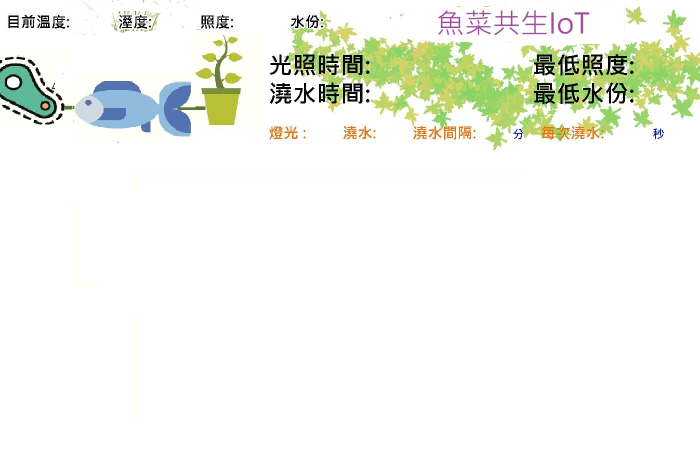
#> input picture bgplant.jpg, 1400 x 929 px (shown at 1/2 size)
$ python win1.py
#> lines starting #> are read from the running program, lines starting #| are printed output that depends on the picture; after the words box and inside, x2 and y2 are one past the last pixel; in counts of white or black regions, pixels touching at a corner belong together
#!/home/pi/envs/plants/bin/python
# -*- coding: utf-8 -*-

#import RPi.GPIO as GPIO
import sys, time, os
from datetime import datetime
import serial
import cv2
import imutils
import numpy as np
import matplotlib.pyplot as plot
import random


plotLength = 30
thLight = 950
thWater = 20
lightTime = (6,18)  #hour
waterTime = (5,18) # hour
waterInterval =  2 * 60 * 60 #seconds
wateringTimeLength = 15  #seconds

automatic = True

tList = []
hList = []
lList = []
wList = []
timeList_t = []
timeList_h = []
timeList_l = []
timeList_w = []

btnLight = 21
btnWater = 3
btnAuto = 4

powerT="OFF"
powerH="OFF"
powerL="OFF"
powerW="OFF"


cv2.namedWindow("Plant Image", cv2.WND_PROP_FULLSCREEN)        # Create a named window
cv2.setWindowProperty("Plant Image", cv2.WND_PROP_FULLSCREEN,cv2.WINDOW_FULLSCREEN)
figure = plot.figure(num=None, figsize=(18, 7), dpi=70, facecolor='w', edgecolor='k')

ax_t = figure.add_subplot(2,2,1)
ax_h = figure.add_subplot(2,2,2)
ax_l = figure.add_subplot(2,2,3)
ax_w = figure.add_subplot(2,2,4)

orgBG = cv2.imread("bgplant.jpg")
#> orgBG is the input picture: shape (929, 1400, 3); mean B, G, R 238.1, 245.3, 242.7
bg = orgBG.copy()
i = 0


def inputData(arrayName, data, length):
    if(len(arrayName)>length):
        arrayName.pop(0)
    arrayName.append(data)
    return arrayName


cv2.imshow("Plant Image", bg)
#cv2.waitKey(0)
app_start_time = time.time()

while True:
    now = datetime.now()
    dataTime = now.strftime("%H:%M:%S")
    hourNow = int(now.strftime("%H"))

    sValue = random.randint(20, 25)
    tList = inputData(tList, sValue, plotLength)
    timeList_t = inputData(timeList_t, dataTime, plotLength)

    sValue = random.randint(50,90)
    hList = inputData(hList, sValue, plotLength)
    timeList_h = inputData(timeList_h, dataTime, plotLength)

    sValue = random.randint(0, 1024)
    lList = inputData(lList, sValue, plotLength)
    timeList_l = inputData(timeList_l, dataTime, plotLength)

    sValue = random.randint(0, 1024)
    wList = inputData(wList, sValue, plotLength)
    timeList_w = inputData(timeList_w, dataTime, plotLength)


    # draw a cardinal sine plot

    x = np.array(timeList_t)
    y = np.array(tList)
    ax_t.cla()
    ax_t.set_ylim(0, 80)
    ax_t.set_title("Temperature (C)")
    ax_t.axes.get_xaxis().set_visible(False)
    ax_t.plot(x, y, 'ro-')

    x = np.array(timeList_h)
    y = np.array(hList)
    ax_h.cla()
    ax_h.set_title("Humandity (%)")
    ax_h.set_ylim(0, 100)
    ax_h.axes.get_xaxis().set_visible(False)
    ax_h.plot(x, y, 'co-')

    x = np.array(timeList_l)
    y = np.array(lList)
    ax_l.cla()
    ax_l.set_title("Lightness (degree)")
    ax_l.set_ylim(0, 1024)
    ax_l.axes.get_xaxis().set_visible(False)
    ax_l.plot(x, y, 'yo-')

    x = np.array(timeList_w)
    y = np.array(wList)
    ax_w.cla()
    ax_w.set_title("Water (degree)")
    ax_w.set_ylim(0, 1024)
    ax_w.axes.get_xaxis().set_visible(False)
    ax_w.plot(x, y, 'bo-')


    figure.canvas.draw()

    # convert canvas to image
    img = np.fromstring(figure.canvas.tostring_rgb(), dtype=np.uint8, sep='')
    img = img.reshape(figure.canvas.get_width_height()[::-1] + (3,))


    # img is rgb, convert to opencv's default bgr
    img = cv2.cvtColor(img, cv2.COLOR_RGB2BGR)
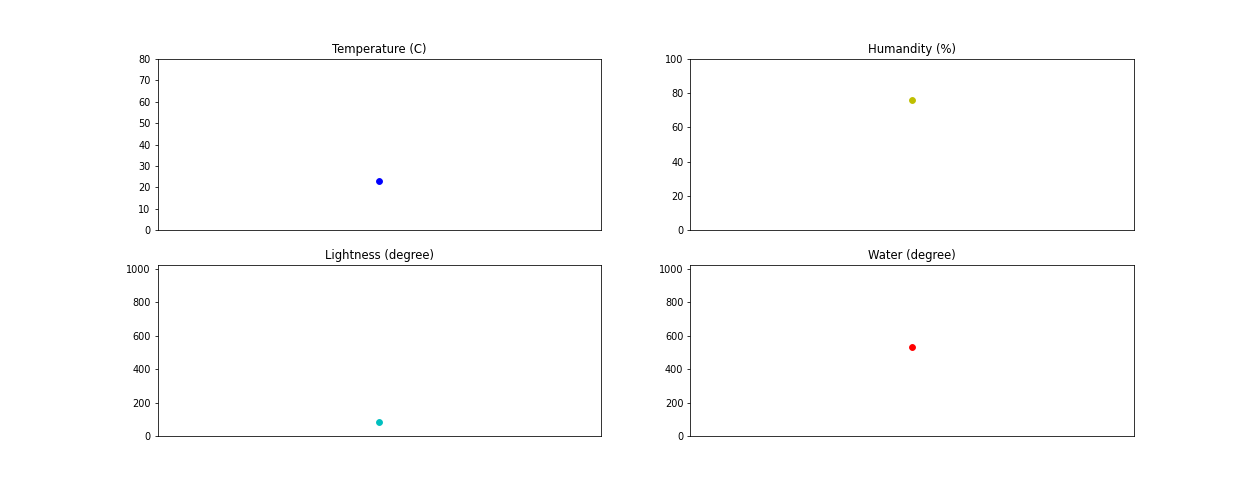
#> img: shape (490, 1260, 3); mean R, G, B 252.5, 252.5, 252.5


    bg = orgBG.copy()
    bg[290:290 + 490, 85:85 + 1260] = img
    cv2.putText(bg, str(lightTime[0]) + ":00~" + str(lightTime[1]) + ":00", (760, 140), cv2.FONT_HERSHEY_COMPLEX, 1.3,
                (255, 0, 0), 3)
    cv2.putText(bg, str(thLight), (1290, 140), cv2.FONT_HERSHEY_COMPLEX, 1.3, (0, 0, 255), 3)
    cv2.putText(bg, str(waterTime[0]) + ":00~" + str(waterTime[1]) + ":00", (760, 206), cv2.FONT_HERSHEY_COMPLEX, 1.3,
                (255, 0, 0), 3)
    cv2.putText(bg, str(thWater), (1290, 206), cv2.FONT_HERSHEY_COMPLEX, 1.3, (0, 0, 255), 3)

    if (len(tList) > 0):
        cv2.putText(bg, str(tList[len(tList) - 1]) + "C", (146, 50), cv2.FONT_HERSHEY_COMPLEX, 0.9, (0, 255, 0), 2)
#> bg: shape (929, 1400, 3); mean B, G, R 237.2, 242.6, 240.5
    if (len(hList) > 0):
        cv2.putText(bg, str(hList[len(hList) - 1]) + "%", (310, 50), cv2.FONT_HERSHEY_COMPLEX, 0.9, (0, 255, 0), 2)
    if (len(lList) > 0):
        cv2.putText(bg, str(lList[len(lList) - 1]), (476, 50), cv2.FONT_HERSHEY_COMPLEX, 0.9, (0, 255, 0), 2)
#> bg: shape (929, 1400, 3); mean B, G, R 237.1, 242.6, 240.3
    if (len(wList) > 0):
        cv2.putText(bg, str(wList[len(wList) - 1]), (656, 50), cv2.FONT_HERSHEY_COMPLEX, 0.9, (0, 255, 0), 2)

    #print("#2", "clickLight:", clickLight, "clickWater:", clickWater, "powerL:", powerL, "powerW:", powerW)
    color = (powerL == "ON") and (0, 0, 255) or (255, 0, 0)
    cv2.putText(bg, powerL, (620, 277), cv2.FONT_HERSHEY_COMPLEX, 0.8, color, 2)
#> bg: shape (929, 1400, 3); mean B, G, R 237, 242.5, 240.1
    # color=(0,0,0) if powerW=="ON" else (0,0,255)
    color = (powerW == "ON") and (0, 0, 255) or (255, 0, 0)
    cv2.putText(bg, powerW, (760, 277), cv2.FONT_HERSHEY_COMPLEX, 0.8, color, 2)
#> bg: shape (929, 1400, 3); mean B, G, R 237, 242.4, 240
    cv2.putText(bg, str(int(waterInterval / 60)), (960, 277), cv2.FONT_HERSHEY_COMPLEX, 1.1, (255, 0, 0), 2)
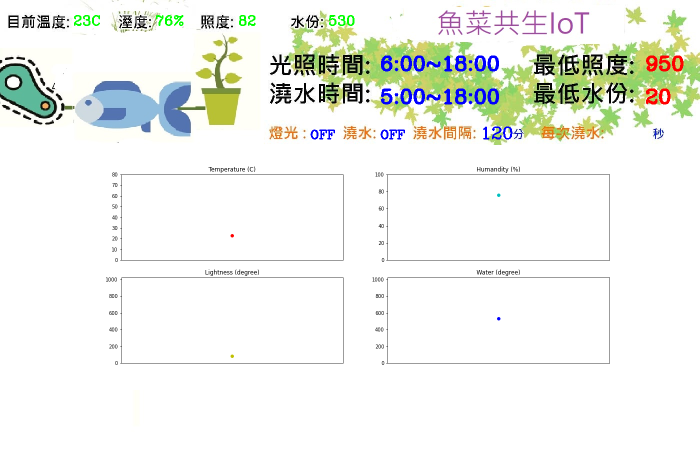
#> bg: shape (929, 1400, 3) (shown at 1/2 size); mean B, G, R 237, 242.3, 239.9
    cv2.putText(bg, str(wateringTimeLength), (1215, 277), cv2.FONT_HERSHEY_COMPLEX, 1.1, (255, 0, 0), 2)
#> bg: shape (929, 1400, 3); 0.03% of pixels changed, all inside (x1, y1, x2, y2) = (1221, 253, 1258, 279)

    cv2.imshow("Plant Image", bg)
    cv2.imwrite("plantimg.jpg", bg)

    cv2.waitKey(1)


    i += 1


    #if(time.time()-app_start_time > 12 * 60 * 60):
    #  os.execv('/home/pi/works/plant/main.py', [''])
